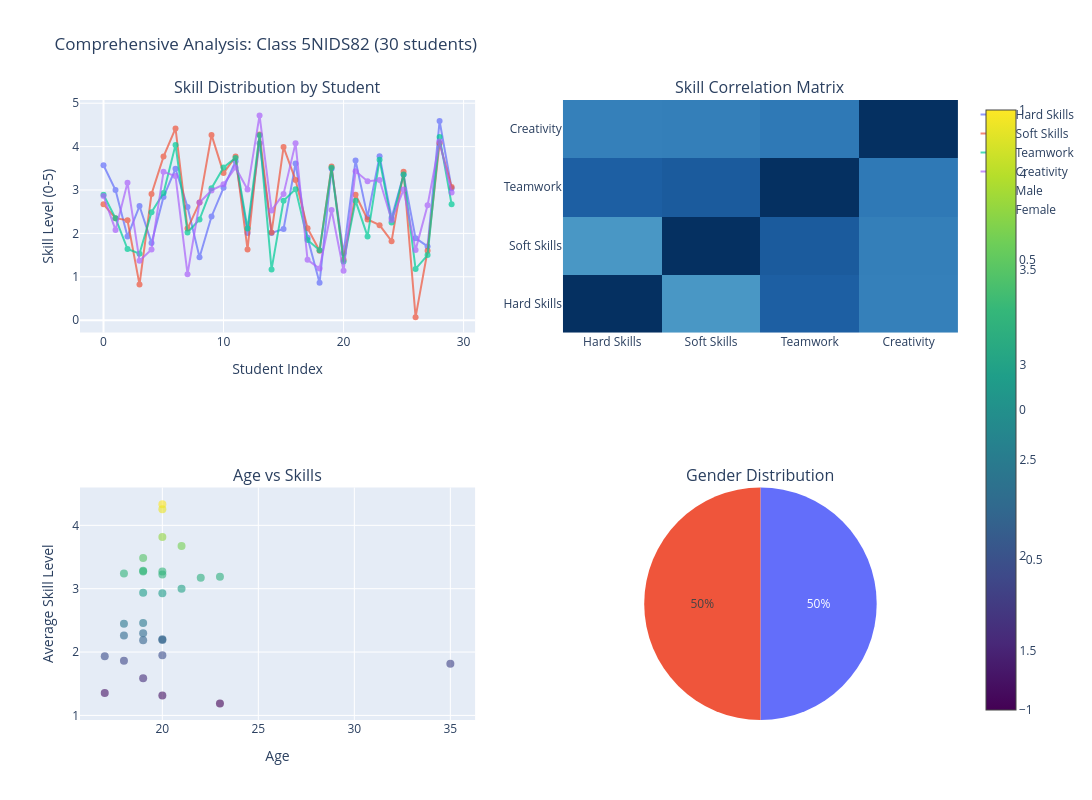

The code cell stored with this chart in its notebook:
### Code cell
# =============================================================================
# EXPLORATORY DATA VISUALIZATION
# =============================================================================
print("📊 Creating comprehensive visualizations for class analysis...")

# Import plotly if not already imported
try:
    import plotly.graph_objects as go
    from plotly.subplots import make_subplots
except ImportError:
    print("Installing plotly...")
    import subprocess
    subprocess.check_call(['pip', 'install', 'plotly'])
    import plotly.graph_objects as go
    from plotly.subplots import make_subplots

# Create comprehensive visualization
fig = make_subplots(
    rows=2, cols=2,
    subplot_titles=('Skill Distribution by Student', 'Skill Correlation Matrix', 
                   'Age vs Skills', 'Gender Distribution'),
    specs=[[{"secondary_y": False}, {"type": "xy"}],
           [{"secondary_y": False}, {"type": "domain"}]]
)

# 1. Individual student skill profiles
student_indices = list(range(len(class_df)))
for i, skill in enumerate(features):
    fig.add_trace(
        go.Scatter(x=student_indices, y=class_df[skill], 
                  mode='lines+markers', name=skill.replace('_', ' ').title(),
                  opacity=0.7),
        row=1, col=1
    )

# 2. Correlation heatmap
correlation_matrix = class_df[features].corr()
fig.add_trace(
    go.Heatmap(z=correlation_matrix.values, 
              x=[f.replace('_', ' ').title() for f in features],
              y=[f.replace('_', ' ').title() for f in features],
              colorscale='RdBu', zmid=0, showscale=True),
    row=1, col=2
)

# 3. Age vs average skills
class_df_viz = class_df.copy()
class_df_viz['avg_skills'] = class_df_viz[features].mean(axis=1)
fig.add_trace(
    go.Scatter(x=class_df_viz['age'], y=class_df_viz['avg_skills'],
              mode='markers', name='Students',
              marker=dict(size=8, opacity=0.6, color=class_df_viz['avg_skills'],
                         colorscale='Viridis', showscale=True),
              showlegend=False),
    row=2, col=1
)

# 4. Gender distribution
gender_counts = class_df['gender'].value_counts()
fig.add_trace(
    go.Pie(labels=gender_counts.index, values=gender_counts.values,
           name="Gender Distribution"),
    row=2, col=2
)

fig.update_layout(
    title_text=f"Comprehensive Analysis: Class {selected_class_name} ({len(class_df)} students)",
    height=800, width=1200, showlegend=True
)

fig.update_xaxes(title_text="Student Index", row=1, col=1)
fig.update_yaxes(title_text="Skill Level (0-5)", row=1, col=1)
fig.update_xaxes(title_text="Age", row=2, col=1)
fig.update_yaxes(title_text="Average Skill Level", row=2, col=1)

fig.show()

# Print key insights
print(f"\n🔍 KEY INSIGHTS FOR CLASS {selected_class_name}:")
print(f"   📈 Skill correlations: {correlation_matrix.iloc[0,1]:.3f} (hard-soft), {correlation_matrix.iloc[2,3]:.3f} (teamwork-creativity)")
print(f"   🎯 Most variable skill: {class_df[features].std().idxmax()} (std: {class_df[features].std().max():.2f})")
print(f"   🔧 Most consistent skill: {class_df[features].std().idxmin()} (std: {class_df[features].std().min():.2f})")
print(f"   👥 Age-skill correlation: {class_df['age'].corr(class_df[features].mean(axis=1)):.3f}")

### Figure 1 — Plotly figure (JSON) as saved in the notebook; plotly's stock layout.template omitted (floating-point values rounded to 4 significant figures)
{"data": [{"mode": "lines+markers", "name": "Hard Skills", "opacity": 0.7, "type": "scatter", "x": [0, 1, 2, 3, 4, 5, 6, 7, 8, 9, 10, 11, 12, 13, 14, 15, 16, 17, 18, 19, 20, 21, 22, 23, 24, 25, 26, 27, 28, 29], "xaxis": "x", "y": [3.57, 3.0, 1.93, 2.63, 1.78, 2.84, 3.49, 2.61, 1.45, 2.39, 3.05, 3.66, 2.01, 4.08, 2.01, 2.1, 3.61, 1.9, 0.86, 3.49, 1.54, 3.68, 2.38, 3.78, 2.36, 3.35, 1.89, 1.7, 4.59, 3.04], "yaxis": "y"}, {"mode": "lines+markers", "name": "Soft Skills", "opacity": 0.7, "type": "scatter", "x": [0, 1, 2, 3, 4, 5, 6, 7, 8, 9, 10, 11, 12, 13, 14, 15, 16, 17, 18, 19, 20, 21, 22, 23, 24, 25, 26, 27, 28, 29], "xaxis": "x", "y": [2.67, 2.35, 2.3, 0.82, 2.91, 3.77, 4.42, 2.11, 2.71, 4.27, 3.39, 3.77, 1.63, 4.28, 2.02, 3.99, 3.23, 2.12, 1.6, 3.54, 1.39, 2.89, 2.32, 2.19, 1.82, 3.42, 0.07, 1.6, 4.08, 3.07], "yaxis": "y"}, {"mode": "lines+markers", "name": "Teamwork", "opacity": 0.7, "type": "scatter", "x": [0, 1, 2, 3, 4, 5, 6, 7, 8, 9, 10, 11, 12, 13, 14, 15, 16, 17, 18, 19, 20, 21, 22, 23, 24, 25, 26, 27, 28, 29], "xaxis": "x", "y": [2.89, 2.35, 1.64, 1.53, 2.49, 2.93, 4.04, 2.02, 2.32, 3.04, 3.52, 3.74, 2.11, 4.26, 1.17, 2.75, 3.02, 1.85, 1.61, 3.51, 1.35, 2.75, 1.93, 3.7, 2.25, 3.36, 1.18, 1.5, 4.22, 2.67], "yaxis": "y"}, {"mode": "lines+markers", "name": "Creativity", "opacity": 0.7, "type": "scatter", "x": [0, 1, 2, 3, 4, 5, 6, 7, 8, 9, 10, 11, 12, 13, 14, 15, 16, 17, 18, 19, 20, 21, 22, 23, 24, 25, 26, 27, 28, 29], "xaxis": "x", "y": [2.86, 2.08, 3.17, 1.37, 1.63, 3.42, 3.32, 1.06, 2.71, 2.99, 3.13, 3.52, 3.01, 4.72, 2.53, 2.91, 4.08, 1.39, 1.19, 2.54, 1.14, 3.43, 3.2, 3.23, 2.31, 3.01, 1.62, 2.65, 4.12, 2.94], "yaxis": "y"}, {"colorscale": [[0, "rgb(103,0,31)"], [0.1, "rgb(178,24,43)"], [0.2, "rgb(214,96,77)"], [0.3, "rgb(244,165,130)"], [0.4, "rgb(253,219,199)"], [0.5, "rgb(247,247,247)"], [0.6, "rgb(209,229,240)"], [0.7, "rgb(146,197,222)"], [0.8, "rgb(67,147,195)"], [0.9, "rgb(33,102,172)"], [1, "rgb(5,48,97)"]], "showscale": true, "type": "heatmap", "x": ["Hard Skills", "Soft Skills", "Teamwork", "Creativity"], "xaxis": "x2", "y": ["Hard Skills", "Soft Skills", "Teamwork", "Creativity"], "yaxis": "y2", "z": [[1.0, 0.5844, 0.8252, 0.6825], [0.5844, 1.0, 0.8406, 0.6875], [0.8252, 0.8406, 1.0, 0.7149], [0.6825, 0.6875, 0.7149, 1.0]], "zmid": 0}, {"marker": {"color": [2.998, 2.445, 2.26, 1.587, 2.203, 3.24, 3.817, 1.95, 2.298, 3.172, 3.272, 3.672, 2.19, 4.335, 1.932, 2.938, 3.485, 1.815, 1.315, 3.27, 1.355, 3.188, 2.457, 3.225, 2.185, 3.285, 1.19, 1.862, 4.253, 2.93], "colorscale": [[0, "#440154"], [0.1111, "#482878"], [0.2222, "#3e4989"], [0.3333, "#31688e"], [0.4444, "#26828e"], [0.5556, "#1f9e89"], [0.6667, "#35b779"], [0.7778, "#6ece58"], [0.8889, "#b5de2b"], [1, "#fde725"]], "opacity": 0.6, "showscale": true, "size": 8}, "mode": "markers", "name": "Students", "showlegend": false, "type": "scatter", "x": [21, 18, 18, 19, 20, 18, 20, 20, 19, 22, 19, 21, 20, 20, 17, 19, 19, 35, 20, 20, 17, 23, 19, 20, 19, 19, 23, 18, 20, 20], "xaxis": "x3", "y": [2.998, 2.445, 2.26, 1.587, 2.203, 3.24, 3.817, 1.95, 2.298, 3.172, 3.272, 3.672, 2.19, 4.335, 1.932, 2.938, 3.485, 1.815, 1.315, 3.27, 1.355, 3.188, 2.457, 3.225, 2.185, 3.285, 1.19, 1.862, 4.253, 2.93], "yaxis": "y3"}, {"domain": {"x": [0.55, 1], "y": [0, 0.375]}, "labels": ["Male", "Female"], "name": "Gender Distribution", "type": "pie", "values": [15, 15]}], "layout": {"annotations": [{"font": {"size": 16}, "showarrow": false, "text": "Skill Distribution by Student", "x": 0.225, "xanchor": "center", "xref": "paper", "y": 1, "yanchor": "bottom", "yref": "paper"}, {"font": {"size": 16}, "showarrow": false, "text": "Skill Correlation Matrix", "x": 0.775, "xanchor": "center", "xref": "paper", "y": 1, "yanchor": "bottom", "yref": "paper"}, {"font": {"size": 16}, "showarrow": false, "text": "Age vs Skills", "x": 0.225, "xanchor": "center", "xref": "paper", "y": 0.375, "yanchor": "bottom", "yref": "paper"}, {"font": {"size": 16}, "showarrow": false, "text": "Gender Distribution", "x": 0.775, "xanchor": "center", "xref": "paper", "y": 0.375, "yanchor": "bottom", "yref": "paper"}], "height": 800, "showlegend": true, "title": {"text": "Comprehensive Analysis: Class 5NIDS82 (30 students)"}, "width": 1200, "xaxis": {"anchor": "y", "domain": [0, 0.45], "title": {"text": "Student Index"}}, "xaxis2": {"anchor": "y2", "domain": [0.55, 1]}, "xaxis3": {"anchor": "y3", "domain": [0, 0.45], "title": {"text": "Age"}}, "yaxis": {"anchor": "x", "domain": [0.625, 1], "title": {"text": "Skill Level (0-5)"}}, "yaxis2": {"anchor": "x2", "domain": [0.625, 1]}, "yaxis3": {"anchor": "x3", "domain": [0, 0.375], "title": {"text": "Average Skill Level"}}}}
